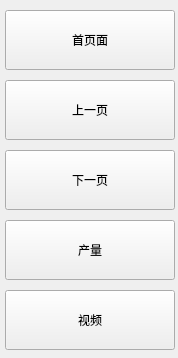
    <widget class="QWidget" name="scrollAreaWidgetContents_21">
     <property name="geometry">
      <rect>
       <x>0</x>
       <y>0</y>
       <width>178</width>
       <height>358</height>
      </rect>
     </property>
     <widget class="QPushButton" name="pushButton">
      <property name="geometry">
       <rect>
        <x>5</x>
        <y>10</y>
        <width>170</width>
        <height>60</height>
       </rect>
      </property>
      <property name="text">
       <string>首页面</string>
      </property>
     </widget>
     <widget class="QPushButton" name="pushButton_2">
      <property name="geometry">
       <rect>
        <x>5</x>
        <y>80</y>
        <width>170</width>
        <height>60</height>
       </rect>
      </property>
      <property name="text">
       <string>上一页</string>
      </property>
     </widget>
     <widget class="QPushButton" name="pushButton_3">
      <property name="geometry">
       <rect>
        <x>5</x>
        <y>150</y>
        <width>170</width>
        <height>60</height>
       </rect>
      </property>
      <property name="text">
       <string>下一页</string>
      </property>
     </widget>
     <widget class="QPushButton" name="pushButton_4">
      <property name="geometry">
       <rect>
        <x>5</x>
        <y>220</y>
        <width>170</width>
        <height>60</height>
       </rect>
      </property>
      <property name="text">
       <string>产量</string>
      </property>
     </widget>
     <widget class="QPushButton" name="pushButton_5">
      <property name="geometry">
       <rect>
        <x>5</x>
        <y>290</y>
        <width>170</width>
        <height>60</height>
       </rect>
      </property>
      <property name="text">
       <string>视频</string>
      </property>
     </widget>
    </widget>
